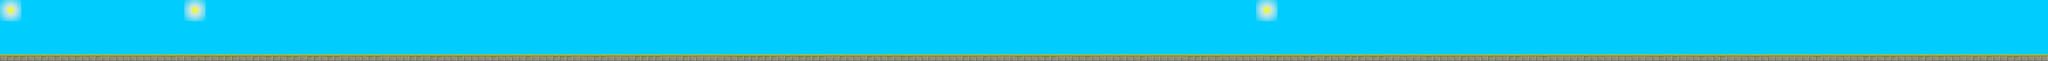

Rendered tile map (Tiled .tmx) drawn with the repository's tilesets; below, a short description and the map source with its tile grids summarised:
An orthogonal 300x9 tile map with 32x32 px tiles, 2 tile layers (Sky, Main), 2 tilesets.

<map version="1.0" orientation="orthogonal" width="300" height="9" tilewidth="32" tileheight="32">
 <tileset firstgid="1" name="Sky" tilewidth="32" tileheight="32">
  <image source="sky.png" width="800" height="400" />
 </tileset>
 <tileset firstgid="301" name="GroundBlocks" tilewidth="32" tileheight="32">
  <image source="tiles.png" width="512" height="256" />
 </tileset>
 <layer name="Sky" width="300" height="9">
  <data>[2700 cells, 2700 non-empty, 17 distinct tile ids]</data>
 </layer>
 <layer name="Main" width="300" height="9">
  <data>[2700 cells, 300 non-empty, 3 distinct tile ids]</data>
 </layer>
</map>
